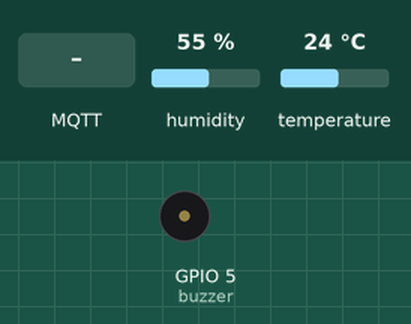
A sketch run on a simulated ESP32. Shown: buzzer (waves = sounding). The test bench sets the inputs (shaded band); at power-on: humidity 55 %, temperature 24 °C. WiFi joins after 1.5 s; servers stay silent unless stated; random numbers use the default seed unless the sketch sets one; no MQTT or app messages arrive unless stated; what the sketch prints to the serial monitor is not drawn.

Above: at 2.7 s.
2.8 s: MQTT message "1" arrives on the first subscribed topic
At 4.6 s:
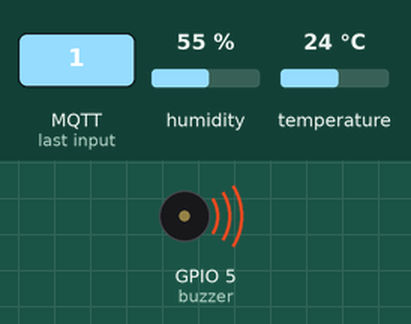
5.0 s: MQTT message "/Luana/Buzzer" arrives on the first subscribed topic
At 6.3 s:
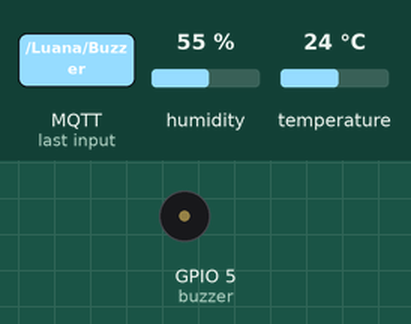
Timing chart, 0 to 8.0 s (numbered marks = the images above; inputs shaded):
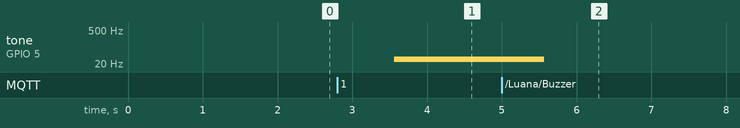

Measured:
- after the input at 2.8 s, tone on GPIO 5 (buzzer): silent → 31 Hz after 0.76 s
- after the input at 5.0 s, tone on GPIO 5 (buzzer): 31 Hz → silent after 0.57 s

The sketch:

sketch.ino
```cpp
// From https://randomnerdtutorials.com/esp32-mqtt-publish-subscribe-arduino-ide
//const char* ssid = "Wokwi-GUEST";
//const char* password = "";

//Exemplo recebe informação via MQTT pelo ESP32
#include <WiFi.h>
#include "PubSubClient.h"
#include <DHT.h>

#define buzzer 5

#define DHTPIN 4
#define DHTTYPE DHT22

int comando = LOW;

//Conexão com o WiFI
const char *SSID = "Wokwi-GUEST";
const char *PWD = "";

//configurações de conexão MQTT
WiFiClient wifiClient;
PubSubClient mqttClient(wifiClient);
char *mqttServer = "broker.hivemq.com";
int mqttPort = 1883;

DHT dht(DHTPIN, DHTTYPE);

//função para conectar ao WiFi
void ConectaNoWiFi() {
  Serial.print("Conectando ao WiFi");
  WiFi.begin(SSID, PWD);
  //Caso tenha dificuldades em conectar, imprime um “.”
  while (WiFi.status() != WL_CONNECTED) {
    Serial.print(".");
    delay(500);
  }
  //Se conectado, imprime “Conectado”
  Serial.print("Conectado.");
}

//Realiza as configurações do MQTT
void setupMQTT() {
  mqttClient.setServer(mqttServer, mqttPort);
}

//A função callback é responsável por receber as msgs. Toda vez que uma novoa msg chega, a função será ativada.
void callback(char* topic, byte* payload, unsigned int length) {
  //Como todos os tópicos vão entrar nessa função, é interessante desenvolver um “if” para definir qual tópico você pretende ler.
  if (strcmp(topic, "/Luana/Buzzer") == 0) {
    //A informação chega em um vetor de bytes. Você pode imprimir direto, ou salvar em outra variável para realizar as conversões desejadas.
    //Neste caso, está sendo realizado a impressão direta do vetor de bytes (payload)
    char dadosChar[length];
    for (int i = 0; i < length; i++) {
      dadosChar[i] = ((char)payload[i]);
    }
    //a função atof() converte char em float. Para converter em int, pode ser utilizado a função atoi()
    int dadosInt = atoi(dadosChar);
    if (dadosInt == 1) {
      Serial.println("Comando recebido para ligar o buzzer");
      comando =HIGH;
    }
    else{
    comando=LOW;}
  }
}

//Realiza a conceção com o Broker MQTT
void conectaBrokerMQTT() {
  Serial.println("Conectando ao broker");
  //A função mqttClient.connected() verifica se existe uma conexão ativa.  Depende do Broker, a conexão pode se manter ativa, ou desativar a cada envio de msg.
  while (!mqttClient.connected()) {
      //Se entrou aqui, é porque não está conectado. Então será feito uma tentativa de conexão infinita, até ser conectado.
      Serial.println("Conectando ao Broker MQTT");
      //define o nome da ESP na conexão. Está sendo gerado um nome aleatório, para evitar ter duas ESPs com o mesmo nome. Neste caso, uma derrubaria a outra.
      String clientId = "ESP32Client-";
      clientId += String(random(0xffff), HEX);
      //Realiza a conexão com a função “mqttClient.connect”. Caso seja um sucesso, entra no if e imprime “Conectado ao Broker MQTT.”
      if (mqttClient.connect(clientId.c_str())) {
        Serial.println("Conectado ao Broker MQTT.");
      }

  }
}

void setup() {
  Serial.begin(9600);
  ConectaNoWiFi();
  setupMQTT();
  dht.begin();

  //pinos
  pinMode(buzzer, OUTPUT);
}

//loop
void loop() {

  //Verifica se a conexão está ativa, caso não esteja, tenta conectar novamente.
  if (!mqttClient.connected()){
      conectaBrokerMQTT();
      //Define quais tópicos vão ser assinados, ou seja, toda vez que alguma informação chegar destes tópicos, receberemos a informação.
      //Está adicionado dentro deste if, pois se a cair a conexão com o broker, será possível reativa-la.
      mqttClient.subscribe("/Luana/Buzzer");
      //Define o nome da função que será o callback, ou seja, toda vez que uma novo msg chegar de um dos tópicos, ela será enviada para a função ‘callback’
      mqttClient.setCallback(callback);
  }

  //realiza o sincronismo com o Broker, por exemplo, verifica se existem msgs para ler se estiver inscrito em algum tópico
  mqttClient.loop();
  if (comando == HIGH){
    digitalWrite(buzzer, HIGH);
    tone(buzzer, 31);
  }
  else{
    digitalWrite(buzzer, LOW);
    tone(buzzer, 0);
  }


  //tudo da temperatura e da chamada dela
  float temperatura = dht.readTemperature();
  if (!isnan(temperatura)) {
    char temperaturaStr[5];
    snprintf(temperaturaStr, sizeof(temperaturaStr), "%.2f", temperatura);
    mqttClient.publish("/Luana/comando", temperaturaStr);
  }
  delay(1000);

}
```
